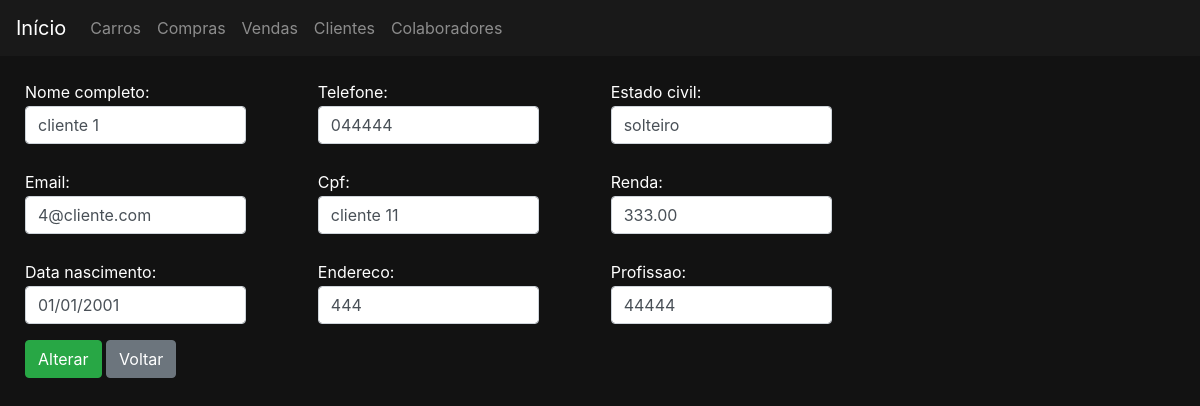
Before: /clientes/editar/17 with the older database file.
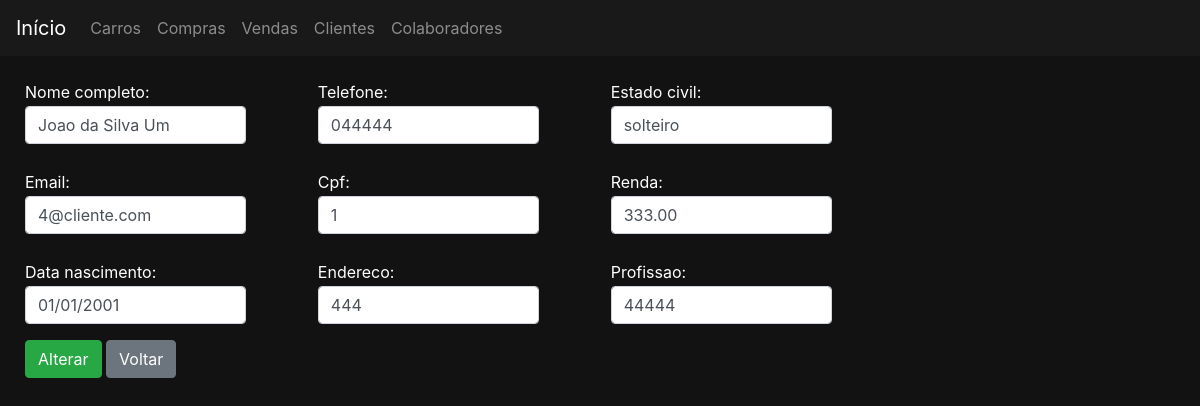
After: the same page with the newer database file.
### clientes/models.py (models this page shows)
class Cliente(Pessoa):
    renda = models.DecimalField(max_digits=15, decimal_places=2, verbose_name='renda')
    profissao = models.CharField(max_length=20, verbose_name='profissao')
    class Meta:
        permissions = (
            ('permissao_gerente', 'permissao gerente'),
            ('permissao_supervisor', 'permissao supervisor'),
            ('permissao_vendedor', 'permissao vendendor'),
            ('permissao_funcionario', 'permissao todos funcionarios'),
        )

### clientes/views.py (the view, shortened to what this page needs)
# urls.py: path('editar/<int:pk>', views.ClienteEditar.as_view(), name='editar'),
class ClienteEditar(UpdateView, LoginRequiredMixin):
    model = Cliente
    fields = '__all__'
    template_name = 'clientes/clienteForm.html'
    permission_required = 'clientes.permissao_funcionario'
    success_url = reverse_lazy('clientes:listar')
    def get_form(self, form_class=None):
        form = super().get_form(form_class)
        for field in form.fields:
            form.fields[field].widget.attrs.update({'class':'form-control'})
        return form
    def get_context_data(self):
        context = super().get_context_data()
        context['botaoNome'] = 'Alterar'
        return context

### clientes/templates/clientes/clienteForm.html
{% extends 'base.html' %}
{% block 'body' %}
    <div class="container" >
        <div class="row">
            <div class="col-md-9">
                <form action="" method="POST">{% csrf_token %}
                    <div class="colunas_tres">
                        {{form.as_p}}
                    </div>
                    <input type="submit" class="btn btn-success" value="{{botaoNome}}">
                    <a href="javascript:history.back()" class="btn btn-secondary">Voltar</a>
                </form>
            </div>
        </div>
    </div>
{% endblock %}

Changed rows visible on the page:
changed Cliente "4@cliente.com": nomeCompleto "cliente 1" → "Joao da Silva Um"; cpf "cliente 11" → "1"
